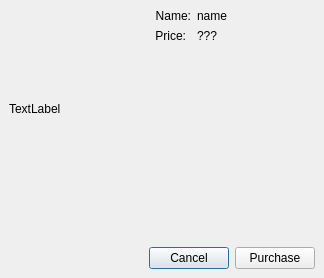
<?xml version="1.0" encoding="UTF-8"?>
<ui version="4.0">
 <class>CWizTemplatePurchaseDialog</class>
 <widget class="QDialog" name="CWizTemplatePurchaseDialog">
  <property name="geometry">
   <rect>
    <x>0</x>
    <y>0</y>
    <width>324</width>
    <height>278</height>
   </rect>
  </property>
  <property name="windowTitle">
   <string>Dialog</string>
  </property>
  <layout class="QVBoxLayout" name="verticalLayout_2">
   <property name="leftMargin">
    <number>0</number>
   </property>
   <property name="topMargin">
    <number>0</number>
   </property>
   <property name="rightMargin">
    <number>0</number>
   </property>
   <property name="bottomMargin">
    <number>0</number>
   </property>
   <item>
    <widget class="QStackedWidget" name="stackedWidget">
     <property name="currentIndex">
      <number>0</number>
     </property>
     <widget class="QWidget" name="page">
      <layout class="QVBoxLayout" name="verticalLayout_3">
       <item>
        <layout class="QHBoxLayout" name="horizontalLayout_2">
         <item>
          <widget class="QLabel" name="label_tmplThumb">
           <property name="minimumSize">
            <size>
             <width>140</width>
             <height>200</height>
            </size>
           </property>
           <property name="maximumSize">
            <size>
             <width>140</width>
             <height>200</height>
            </size>
           </property>
           <property name="text">
            <string>TextLabel</string>
           </property>
          </widget>
         </item>
         <item>
          <layout class="QVBoxLayout" name="verticalLayout">
           <item>
            <layout class="QFormLayout" name="formLayout">
             <item row="0" column="0">
              <widget class="QLabel" name="label_2">
               <property name="text">
                <string>Name:</string>
               </property>
               <property name="alignment">
                <set>Qt::AlignRight|Qt::AlignTrailing|Qt::AlignVCenter</set>
               </property>
              </widget>
             </item>
             <item row="0" column="1">
              <widget class="QLabel" name="label_tmplName">
               <property name="text">
                <string>name</string>
               </property>
              </widget>
             </item>
             <item row="1" column="0">
              <widget class="QLabel" name="label_4">
               <property name="text">
                <string>Price:</string>
               </property>
               <property name="alignment">
                <set>Qt::AlignRight|Qt::AlignTrailing|Qt::AlignVCenter</set>
               </property>
              </widget>
             </item>
             <item row="1" column="1">
              <widget class="QLabel" name="label_tmplPrice">
               <property name="text">
                <string>???</string>
               </property>
              </widget>
             </item>
            </layout>
           </item>
           <item>
            <spacer name="verticalSpacer">
             <property name="orientation">
              <enum>Qt::Vertical</enum>
             </property>
             <property name="sizeHint" stdset="0">
              <size>
               <width>20</width>
               <height>40</height>
              </size>
             </property>
            </spacer>
           </item>
          </layout>
         </item>
         <item>
          <spacer name="horizontalSpacer">
           <property name="orientation">
            <enum>Qt::Horizontal</enum>
           </property>
           <property name="sizeHint" stdset="0">
            <size>
             <width>40</width>
             <height>20</height>
            </size>
           </property>
          </spacer>
         </item>
        </layout>
       </item>
       <item>
        <spacer name="verticalSpacer_3">
         <property name="orientation">
          <enum>Qt::Vertical</enum>
         </property>
         <property name="sizeHint" stdset="0">
          <size>
           <width>20</width>
           <height>114</height>
          </size>
         </property>
        </spacer>
       </item>
       <item>
        <layout class="QHBoxLayout" name="horizontalLayout">
         <item>
          <spacer name="horizontalSpacer_3">
           <property name="orientation">
            <enum>Qt::Horizontal</enum>
           </property>
           <property name="sizeHint" stdset="0">
            <size>
             <width>40</width>
             <height>20</height>
            </size>
           </property>
          </spacer>
         </item>
         <item>
          <widget class="QPushButton" name="btn_cancel">
           <property name="text">
            <string>Cancel</string>
           </property>
          </widget>
         </item>
         <item>
          <widget class="QPushButton" name="btn_purchase">
           <property name="text">
            <string>Purchase</string>
           </property>
          </widget>
         </item>
        </layout>
       </item>
      </layout>
     </widget>
     <widget class="QWidget" name="page_2">
      <layout class="QVBoxLayout" name="verticalLayout_4">
       <item>
        <widget class="QLabel" name="label_status">
         <property name="sizePolicy">
          <sizepolicy hsizetype="Preferred" vsizetype="Expanding">
           <horstretch>0</horstretch>
           <verstretch>0</verstretch>
          </sizepolicy>
         </property>
         <property name="text">
          <string>Connecting to AppStore...</string>
         </property>
         <property name="alignment">
          <set>Qt::AlignCenter</set>
         </property>
        </widget>
       </item>
       <item>
        <layout class="QHBoxLayout" name="horizontalLayout_3">
         <item>
          <spacer name="horizontalSpacer_4">
           <property name="orientation">
            <enum>Qt::Horizontal</enum>
           </property>
           <property name="sizeHint" stdset="0">
            <size>
             <width>40</width>
             <height>0</height>
            </size>
           </property>
          </spacer>
         </item>
         <item>
          <widget class="QPushButton" name="btn_quit">
           <property name="text">
            <string>Cancel</string>
           </property>
          </widget>
         </item>
        </layout>
       </item>
      </layout>
     </widget>
    </widget>
   </item>
  </layout>
 </widget>
 <tabstops>
  <tabstop>btn_purchase</tabstop>
  <tabstop>btn_cancel</tabstop>
 </tabstops>
 <resources/>
 <connections/>
</ui>
